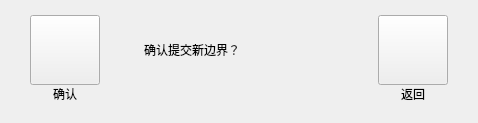
       <widget class="QWidget" name="controlCollectionUpdateDataPage">
        <layout class="QHBoxLayout" name="horizontalLayout_32">
         <property name="spacing">
          <number>44</number>
         </property>
         <property name="leftMargin">
          <number>30</number>
         </property>
         <property name="topMargin">
          <number>15</number>
         </property>
         <property name="rightMargin">
          <number>30</number>
         </property>
         <property name="bottomMargin">
          <number>20</number>
         </property>
         <item>
          <layout class="QVBoxLayout" name="verticalLayout_72">
           <property name="spacing">
            <number>0</number>
           </property>
           <item>
            <widget class="QPushButton" name="updateDataOkBtn">
             <property name="minimumSize">
              <size>
               <width>70</width>
               <height>70</height>
              </size>
             </property>
             <property name="maximumSize">
              <size>
               <width>70</width>
               <height>70</height>
              </size>
             </property>
             <property name="text">
              <string/>
             </property>
            </widget>
           </item>
           <item>
            <widget class="QLabel" name="updateDataOkBtnLabel">
             <property name="text">
              <string>确认</string>
             </property>
             <property name="alignment">
              <set>Qt::AlignCenter</set>
             </property>
            </widget>
           </item>
          </layout>
         </item>
         <item>
          <layout class="QVBoxLayout" name="verticalLayout_71">
           <property name="spacing">
            <number>0</number>
           </property>
           <item>
            <widget class="QLabel" name="updateDataInfoLabel">
             <property name="minimumSize">
              <size>
               <width>190</width>
               <height>70</height>
              </size>
             </property>
             <property name="text">
              <string>确认提交新边界？</string>
             </property>
            </widget>
           </item>
           <item>
            <spacer name="verticalSpacer_15">
             <property name="orientation">
              <enum>Qt::Vertical</enum>
             </property>
             <property name="sizeHint" stdset="0">
              <size>
               <width>20</width>
               <height>17</height>
              </size>
             </property>
            </spacer>
           </item>
          </layout>
         </item>
         <item>
          <layout class="QVBoxLayout" name="verticalLayout_73">
           <property name="spacing">
            <number>0</number>
           </property>
           <item>
            <widget class="QPushButton" name="updateDataBackBtn">
             <property name="minimumSize">
              <size>
               <width>70</width>
               <height>70</height>
              </size>
             </property>
             <property name="maximumSize">
              <size>
               <width>70</width>
               <height>70</height>
              </size>
             </property>
             <property name="text">
              <string/>
             </property>
            </widget>
           </item>
           <item>
            <widget class="QLabel" name="updateDataBackBtnLabel">
             <property name="text">
              <string>返回</string>
             </property>
             <property name="alignment">
              <set>Qt::AlignCenter</set>
             </property>
            </widget>
           </item>
          </layout>
         </item>
        </layout>
       </widget>
